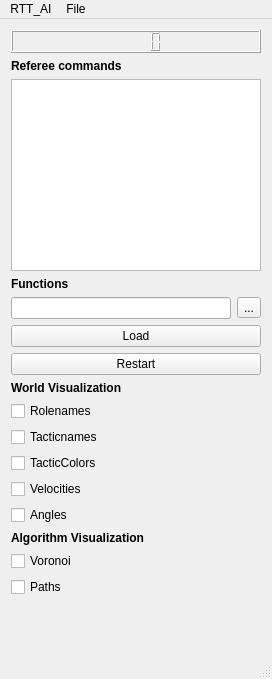
<?xml version="1.0" encoding="UTF-8"?>
<ui version="4.0">
 <class>MainWindow</class>
 <widget class="QMainWindow" name="MainWindow">
  <property name="geometry">
   <rect>
    <x>0</x>
    <y>0</y>
    <width>272</width>
    <height>679</height>
   </rect>
  </property>
  <property name="sizePolicy">
   <sizepolicy hsizetype="Preferred" vsizetype="Preferred">
    <horstretch>0</horstretch>
    <verstretch>0</verstretch>
   </sizepolicy>
  </property>
  <property name="mouseTracking">
   <bool>false</bool>
  </property>
  <property name="windowTitle">
   <string>MainWindow</string>
  </property>
  <property name="autoFillBackground">
   <bool>false</bool>
  </property>
  <property name="documentMode">
   <bool>false</bool>
  </property>
  <property name="unifiedTitleAndToolBarOnMac">
   <bool>false</bool>
  </property>
  <widget class="QWidget" name="centralWidget">
   <property name="sizePolicy">
    <sizepolicy hsizetype="Preferred" vsizetype="Preferred">
     <horstretch>0</horstretch>
     <verstretch>0</verstretch>
    </sizepolicy>
   </property>
   <layout class="QHBoxLayout" name="horizontalLayout">
    <item>
     <layout class="QVBoxLayout" name="verticalLayout">
      <item>
       <widget class="QLCDNumber" name="lcdNumber"/>
      </item>
      <item>
       <widget class="QLabel" name="label_4">
        <property name="font">
         <font>
          <weight>75</weight>
          <bold>true</bold>
         </font>
        </property>
        <property name="text">
         <string>Referee commands</string>
        </property>
       </widget>
      </item>
      <item>
       <widget class="QListView" name="listView"/>
      </item>
      <item>
       <widget class="QLabel" name="label_2">
        <property name="font">
         <font>
          <weight>75</weight>
          <bold>true</bold>
         </font>
        </property>
        <property name="text">
         <string>Functions</string>
        </property>
       </widget>
      </item>
      <item>
       <layout class="QHBoxLayout" name="horizontalLayout_2">
        <item>
         <widget class="QLineEdit" name="lineEdit"/>
        </item>
        <item>
         <widget class="QToolButton" name="toolButton">
          <property name="text">
           <string>...</string>
          </property>
         </widget>
        </item>
       </layout>
      </item>
      <item>
       <widget class="QPushButton" name="pushButton">
        <property name="text">
         <string>Load</string>
        </property>
       </widget>
      </item>
      <item>
       <widget class="QPushButton" name="pushButton_2">
        <property name="text">
         <string>Restart</string>
        </property>
       </widget>
      </item>
      <item>
       <widget class="QLabel" name="label">
        <property name="font">
         <font>
          <weight>75</weight>
          <bold>true</bold>
          <underline>false</underline>
          <kerning>true</kerning>
         </font>
        </property>
        <property name="autoFillBackground">
         <bool>false</bool>
        </property>
        <property name="text">
         <string>World Visualization</string>
        </property>
       </widget>
      </item>
      <item>
       <widget class="QCheckBox" name="toggleRolesCheckbox">
        <property name="text">
         <string>Rolenames</string>
        </property>
       </widget>
      </item>
      <item>
       <widget class="QCheckBox" name="toggleTacticsCheckbox">
        <property name="text">
         <string>Tacticnames</string>
        </property>
       </widget>
      </item>
      <item>
       <widget class="QCheckBox" name="checkBox_3">
        <property name="text">
         <string>TacticColors</string>
        </property>
       </widget>
      </item>
      <item>
       <widget class="QCheckBox" name="checkBox_4">
        <property name="text">
         <string>Velocities</string>
        </property>
       </widget>
      </item>
      <item>
       <widget class="QCheckBox" name="checkBox_5">
        <property name="text">
         <string>Angles</string>
        </property>
       </widget>
      </item>
      <item>
       <widget class="QLabel" name="label_3">
        <property name="font">
         <font>
          <weight>75</weight>
          <bold>true</bold>
         </font>
        </property>
        <property name="text">
         <string>Algorithm Visualization</string>
        </property>
       </widget>
      </item>
      <item>
       <widget class="QCheckBox" name="checkBox">
        <property name="text">
         <string>Voronoi</string>
        </property>
       </widget>
      </item>
      <item>
       <widget class="QCheckBox" name="checkBox_2">
        <property name="text">
         <string>Paths</string>
        </property>
       </widget>
      </item>
      <item>
       <spacer name="verticalSpacer">
        <property name="orientation">
         <enum>Qt::Vertical</enum>
        </property>
        <property name="sizeHint" stdset="0">
         <size>
          <width>20</width>
          <height>40</height>
         </size>
        </property>
       </spacer>
      </item>
     </layout>
    </item>
   </layout>
  </widget>
  <widget class="QMenuBar" name="menuBar">
   <property name="geometry">
    <rect>
     <x>0</x>
     <y>0</y>
     <width>272</width>
     <height>22</height>
    </rect>
   </property>
   <widget class="QMenu" name="menuRTT_AI">
    <property name="title">
     <string>RTT_AI</string>
    </property>
   </widget>
   <widget class="QMenu" name="menuFile">
    <property name="title">
     <string>File</string>
    </property>
    <addaction name="separator"/>
   </widget>
   <addaction name="menuRTT_AI"/>
   <addaction name="menuFile"/>
  </widget>
  <widget class="QStatusBar" name="statusBar"/>
 </widget>
 <layoutdefault spacing="6" margin="11"/>
 <resources/>
 <connections/>
</ui>
